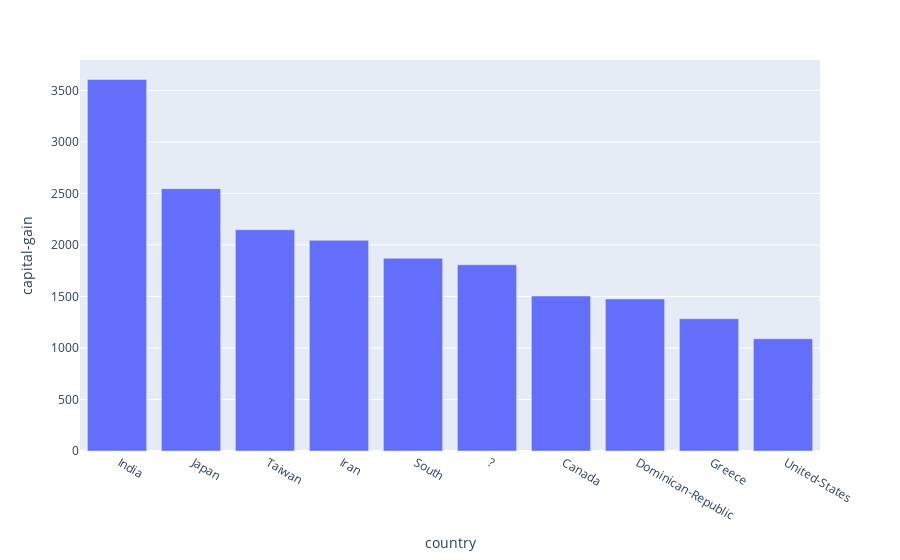

Notebook source saved alongside this figure:
### Code cell
grp_data = data.groupby('country')['capital-gain'].mean().nlargest(10)
px.bar(grp_data, x = grp_data.index, y=grp_data.values, labels={'x':'country', 'y':'capital-gain'})

### Figure 1 — Plotly figure (JSON) as saved in the notebook; plotly's stock layout.template omitted (floating-point values rounded to 4 significant figures)
{"data": [{"alignmentgroup": "True", "hovertemplate": "country=%{x}<br>capital-gain=%{y}<extra></extra>", "legendgroup": "", "marker": {"color": "#636efa", "pattern": {"shape": ""}}, "name": "", "offsetgroup": "", "orientation": "v", "showlegend": false, "textposition": "auto", "type": "bar", "x": [" India", " Japan", " Taiwan", " Iran", " South", " ?", " Canada", " Dominican-Republic", " Greece", " United-States"], "xaxis": "x", "y": [3605.0, 2546.0, 2147.0, 2045.0, 1870.0, 1807.0, 1504.0, 1476.0, 1284.0, 1089.0], "yaxis": "y"}], "layout": {"barmode": "relative", "legend": {"tracegroupgap": 0}, "margin": {"t": 60}, "xaxis": {"anchor": "y", "domain": [0, 1], "title": {"text": "country"}}, "yaxis": {"anchor": "x", "domain": [0, 1], "title": {"text": "capital-gain"}}}}
